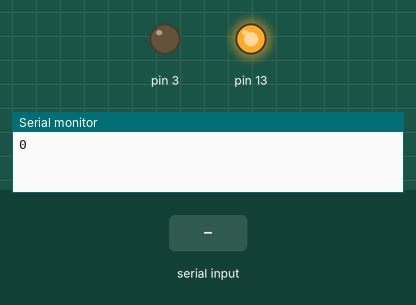
Recording of a sketch running on a simulated Arduino Uno, built with avr-gcc and run on an emulated ATmega328P. Parts: output pins drawn as LEDs (lit = HIGH), the last lines printed to the serial monitor. Dashed ring = blinking. Inputs (shaded band) come from the test bench.

Above: at 1.2 s.
1.3 s: "90,45\n" received over Serial
At 5.67 s:
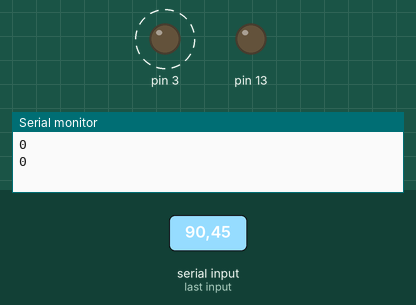
At 6.8 s:
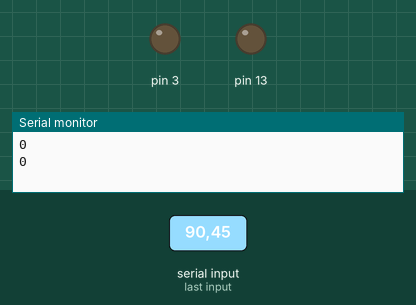
Timing chart, 0 to 12.7 s (numbered marks = the images above; inputs shaded):
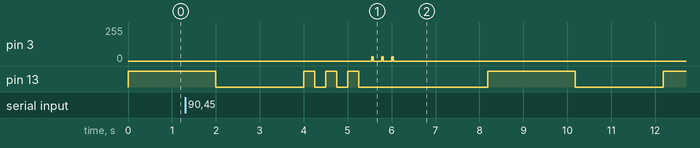

The sketch:

ISOBOT_Final.pde
```cpp
#include <Isobot.h>

Isobot bot(3);
long action=0;

void setup(){
  Serial.begin(9600);
  pinMode(13, OUTPUT);
}
void blink()
{
    digitalWrite(13,HIGH);
    delay(250);
    digitalWrite(13,LOW);
    delay(250);
}
void loop(){

  long temp =serReadInt();
  Serial.flush();
 Serial.println(action);
  if(temp==-1)
  {
     //Serial.println('H');
  }
  else
  {
    blink();
    blink();
    blink();
    action=temp;
    bot.buttonwrite(action,3);
    action=0;
    delay(2000);
  }
     digitalWrite(13,HIGH);
     delay(2000);
     digitalWrite(13,LOW);
      delay(2000);

}


long serReadInt()
{
 int i, serAva;                           // i is a counter, serAva hold number of serial available
 char inputBytes [7];                 // Array hold input bytes
 char * inputBytesPtr = &inputBytes[0];  // Pointer to the first element of the array

 if (Serial.available()>0)            // Check to see if there are any serial input
 {
   delay(5);                              // Delay for terminal to finish transmitted
                                              // 5mS work great for 9600 baud (increase this number for slower baud)
   serAva = Serial.available();  // Read number of input bytes
   for (i=0; i<serAva; i++)       // Load input bytes into array
     inputBytes[i] = Serial.read();
   inputBytes[i] =  '\0';      // Put NULL character at the end
   //Serial.println(serAva);
   return atol(inputBytesPtr);    // Call atoi function and return result
 }
 else
 {
   //Serial.println(-1);
   return -1;
 }   // Return -1 if there is no input
}
```

Measured:
- after the input at 1.3 s, pin 3: alternates 32/255 for 0.04 s and 0/255 for 0.19 s, 6 changes in all, then stays 0/255, starting after 4.2 s
